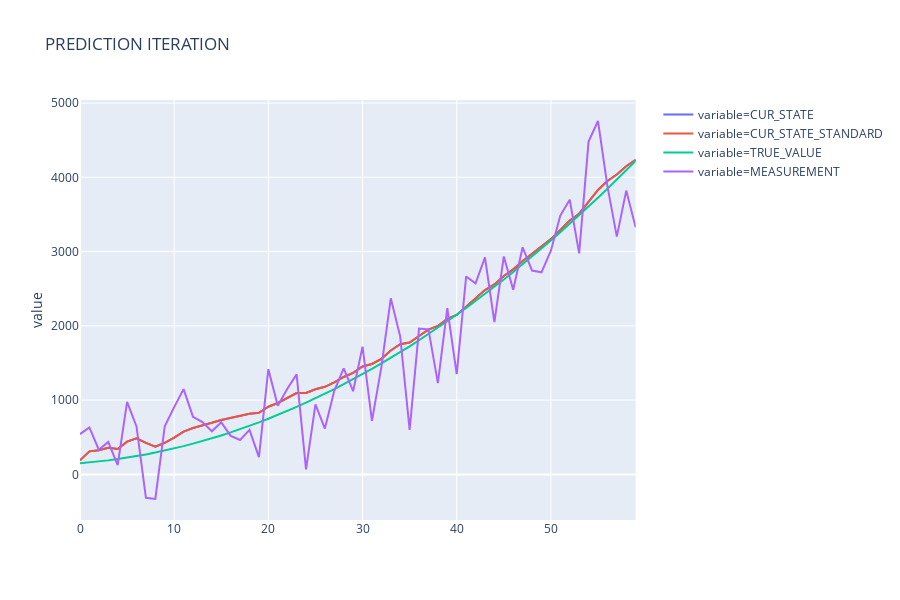

The notebook cell this image was saved under:
### Code cell
px.line(pd.melt(
    res_df, value_vars=['CUR_STATE', 'CUR_STATE_STANDARD', 'TRUE_VALUE', 'MEASUREMENT']), y='value', color='variable',
       title='PREDICTION ITERATION')

### Figure 1 — Plotly figure (JSON) as saved in the notebook; plotly's stock layout.template omitted (floating-point values rounded to 4 significant figures)
{"data": [{"hoverlabel": {"namelength": 0}, "hovertemplate": "variable=CUR_STATE<br>value=%{y}", "legendgroup": "variable=CUR_STATE", "line": {"color": "#636efa", "dash": "solid"}, "mode": "lines", "name": "variable=CUR_STATE", "showlegend": true, "type": "scatter", "xaxis": "x", "y": [188.9, 310.2, 326.6, 359.5, 341.3, 441.6, 485.7, 423.6, 374.7, 425.8, 494.7, 577.0, 624.4, 664.5, 695.1, 733.7, 760.3, 784.2, 817.3, 829.3, 910.9, 961.7, 1024.0, 1095.0, 1097.0, 1147.0, 1180.0, 1239.0, 1312.0, 1368.0, 1453.0, 1487.0, 1556.0, 1668.0, 1752.0, 1776.0, 1863.0, 1949.0, 1999.0, 2094.0, 2147.0, 2260.0, 2365.0, 2482.0, 2557.0, 2671.0, 2761.0, 2875.0, 2971.0, 3064.0, 3168.0, 3290.0, 3418.0, 3510.0, 3667.0, 3831.0, 3950.0, 4037.0, 4149.0, 4236.0], "yaxis": "y"}, {"hoverlabel": {"namelength": 0}, "hovertemplate": "variable=CUR_STATE_STANDARD<br>value=%{y}", "legendgroup": "variable=CUR_STATE_STANDARD", "line": {"color": "#EF553B", "dash": "solid"}, "mode": "lines", "name": "variable=CUR_STATE_STANDARD", "showlegend": true, "type": "scatter", "xaxis": "x", "y": [188.9, 310.2, 326.6, 359.5, 341.3, 441.6, 485.7, 423.6, 374.7, 425.8, 494.7, 577.0, 624.4, 664.5, 695.1, 733.7, 760.3, 784.2, 817.3, 829.3, 910.9, 961.7, 1024.0, 1095.0, 1097.0, 1147.0, 1180.0, 1239.0, 1312.0, 1368.0, 1453.0, 1487.0, 1556.0, 1668.0, 1752.0, 1776.0, 1863.0, 1949.0, 1999.0, 2094.0, 2147.0, 2260.0, 2365.0, 2482.0, 2557.0, 2671.0, 2761.0, 2875.0, 2971.0, 3064.0, 3168.0, 3290.0, 3418.0, 3510.0, 3667.0, 3831.0, 3950.0, 4037.0, 4149.0, 4236.0], "yaxis": "y"}, {"hoverlabel": {"namelength": 0}, "hovertemplate": "variable=TRUE_VALUE<br>value=%{y}", "legendgroup": "variable=TRUE_VALUE", "line": {"color": "#00cc96", "dash": "solid"}, "mode": "lines", "name": "variable=TRUE_VALUE", "showlegend": true, "type": "scatter", "xaxis": "x", "y": [150, 161, 174, 189, 206, 225, 246, 269, 294, 321, 350, 381, 414, 449, 486, 525, 566, 609, 654, 701, 750, 801, 854, 909, 966, 1025, 1086, 1149, 1214, 1281, 1350, 1421, 1494, 1569, 1646, 1725, 1806, 1889, 1974, 2061, 2150, 2241, 2334, 2429, 2526, 2625, 2726, 2829, 2934, 3041, 3150, 3261, 3374, 3489, 3606, 3725, 3846, 3969, 4094, 4221], "yaxis": "y"}, {"hoverlabel": {"namelength": 0}, "hovertemplate": "variable=MEASUREMENT<br>value=%{y}", "legendgroup": "variable=MEASUREMENT", "line": {"color": "#ab63fa", "dash": "solid"}, "mode": "lines", "name": "variable=MEASUREMENT", "showlegend": true, "type": "scatter", "xaxis": "x", "y": [543.2, 632.5, 332.1, 437.2, 124.4, 976.2, 646.5, -314.6, -331.0, 648.9, 905.4, 1148.0, 776.3, 704.4, 581.0, 700.4, 518.9, 463.4, 598.8, 232.4, 1418.0, 925.3, 1149.0, 1347.0, 68.39, 942.5, 617.6, 1126.0, 1428.0, 1120.0, 1720.0, 720.5, 1445.0, 2371.0, 1856.0, 598.4, 1963.0, 1953.0, 1230.0, 2237.0, 1351.0, 2665.0, 2573.0, 2922.0, 2051.0, 2934.0, 2486.0, 3058.0, 2745.0, 2721.0, 3013.0, 3485.0, 3698.0, 2975.0, 4480.0, 4758.0, 3881.0, 3202.0, 3821.0, 3327.0], "yaxis": "y"}], "layout": {"height": 600, "legend": {"tracegroupgap": 0}, "title": {"text": "PREDICTION ITERATION"}, "xaxis": {"anchor": "y", "domain": [0, 0.98]}, "yaxis": {"anchor": "x", "domain": [0, 1], "title": {"text": "value"}}}}
